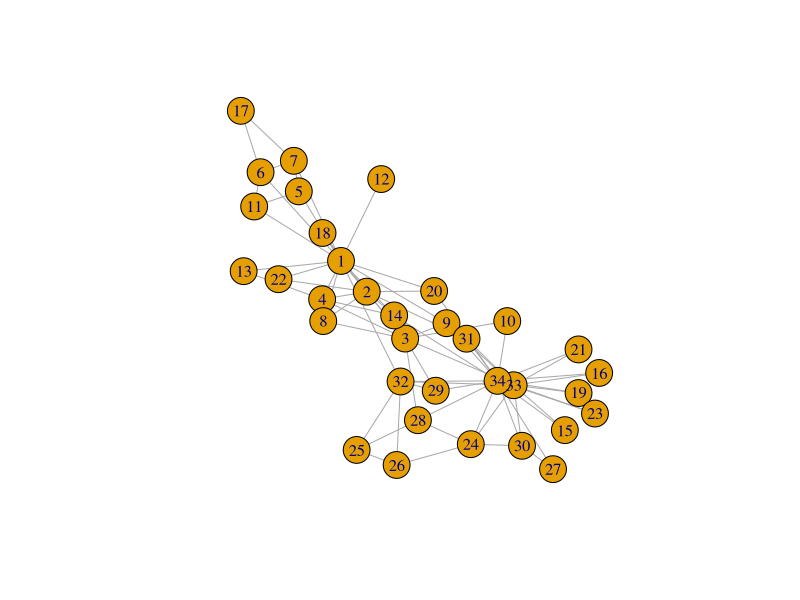

Source code (R): (Note: this script raises an error after producing the figure.)
## ---- chunk 1

require(igraph)
g <- make_graph("Zachary")
plot(g)

gm <- as_adjacency_matrix(
  graph = g,
  type = c("both"),
  attr = NULL,
  edges = FALSE,
  names = TRUE,
  sparse = FALSE
)

isSymmetric(gm)

# number of nodes
dim(gm)[1]

# number of edges (ties)
sum(gm)/2

dens <- ecount(g)/((vcount(g) * vcount(g) - vcount(g)) /2)
dens

#ipath density
edge_density(g, loops = FALSE)


# Degree is the amount of (undirected) relations a node has. Indegree is the amount of 'incoming' ties, whereas outdegree constitutes the amount of 'outgoing' ties.

degree(gm)
hist (degree_distribution(g, cumulative = FALSE))

# Closeness centrality measures how many steps is required to access every other vertex from a given vertex.
igraph::closeness(
  g,
  vids = V(g),
  mode = c("out", "in", "all", "total"),
  weights = NULL,
  normalized = FALSE,
  cutoff = -1
)


# Transitivity is the number of transitive triads divided by all possible transitive triads.
transitivity(g, type = c("localundirected"), isolates = c("NaN", "zero"))

# Betweenness centrality is the amount of times a node is on the route of the shortest path from a node to another node
igraph::betweenness(g, directed = FALSE)

# Standardization of betweenness centrality value
# ((value of betweenness node) - minimum value betweenness centrality) / maximum value betweenness centrality - minimum value betweenness centrality



